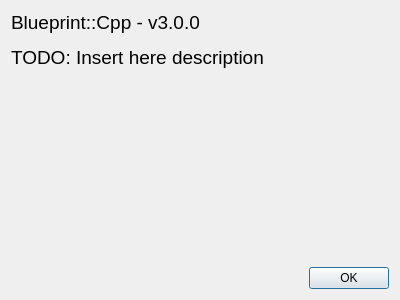
<?xml version="1.0" encoding="UTF-8"?>
<ui version="4.0">
 <class>HelpDialog</class>
 <widget class="QDialog" name="HelpDialog">
  <property name="windowModality">
   <enum>Qt::WindowModality::ApplicationModal</enum>
  </property>
  <property name="geometry">
   <rect>
    <x>0</x>
    <y>0</y>
    <width>400</width>
    <height>300</height>
   </rect>
  </property>
  <property name="windowTitle">
   <string>Blueprint::Cpp - About</string>
  </property>
  <layout class="QVBoxLayout" name="verticalLayout">
   <item alignment="Qt::AlignmentFlag::AlignTop">
    <widget class="QLabel" name="label">
     <property name="text">
      <string>&lt;html&gt;&lt;head/&gt;&lt;body&gt;&lt;p&gt;&lt;span style=&quot; font-size:14pt;&quot;&gt;Blueprint::Cpp - v3.0.0&lt;/span&gt;&lt;/p&gt;&lt;p&gt;&lt;span style=&quot; font-size:14pt;&quot;&gt;TODO: Insert here description&lt;/span&gt;&lt;/p&gt;&lt;/body&gt;&lt;/html&gt;</string>
     </property>
    </widget>
   </item>
   <item alignment="Qt::AlignmentFlag::AlignRight|Qt::AlignmentFlag::AlignBottom">
    <widget class="QDialogButtonBox" name="buttonBox">
     <property name="orientation">
      <enum>Qt::Orientation::Horizontal</enum>
     </property>
     <property name="standardButtons">
      <set>QDialogButtonBox::StandardButton::Ok</set>
     </property>
    </widget>
   </item>
  </layout>
 </widget>
 <resources/>
 <connections>
  <connection>
   <sender>buttonBox</sender>
   <signal>accepted()</signal>
   <receiver>HelpDialog</receiver>
   <slot>accept()</slot>
   <hints>
    <hint type="sourcelabel">
     <x>248</x>
     <y>254</y>
    </hint>
    <hint type="destinationlabel">
     <x>157</x>
     <y>274</y>
    </hint>
   </hints>
  </connection>
  <connection>
   <sender>buttonBox</sender>
   <signal>rejected()</signal>
   <receiver>HelpDialog</receiver>
   <slot>reject()</slot>
   <hints>
    <hint type="sourcelabel">
     <x>316</x>
     <y>260</y>
    </hint>
    <hint type="destinationlabel">
     <x>286</x>
     <y>274</y>
    </hint>
   </hints>
  </connection>
 </connections>
</ui>
